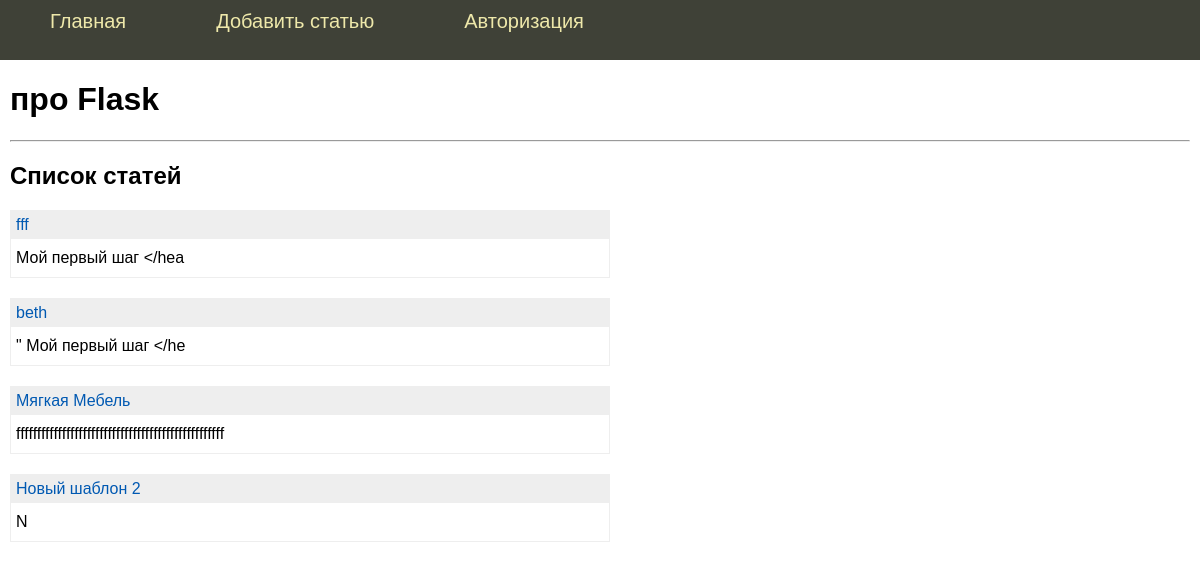
The page / on the database its author committed.
### tables this page shows
CREATE TABLE mainmenu (
id integer PRIMARY KEY autoincrement,
title text NOT NULL,
url text NOT NULL
);

CREATE TABLE posts (
id integer PRIMARY KEY AUTOINCREMENT,
title text NOT NULL,
text text NOT NULL,
url text NOT NULL,
time integer NOT NULL
);

### flsite.py (the view)
@app.route("/")
def index():
    return render_template('index.html', menu=dbase.getMenu(), posts=dbase.getPostsAnonce())

### FDataBase.py (called while the page is built)
    def getMenu(self):
        sql = '''SELECT * FROM mainmenu'''
        try:
            self.__cur.execute(sql)
            res = self.__cur.fetchall()
            if res:
                return res
        except:
            print("Ошибка чтения из БД")
        return []

    def getPostsAnonce(self):
        try:
            self.__cur.execute(f"SELECT id, title, text, url FROM posts ORDER BY time DESC")
            res = self.__cur.fetchall()
            if res: return res
        except sqlite3.Error as e:
            print("Ошибка получения статьи из БД "+str(e))
        return []

### flsite.py (called while the page is built)
def connect_db():
    conn = sqlite3.connect(app.config['DATABASE'])
    conn.row_factory = sqlite3.Row
    return conn

def get_db():
    if not hasattr(g, 'link_db'):
        g.link_db = connect_db()
    return g.link_db

@app.before_request
def before_request():
    global dbase
    db = get_db()
    dbase = FDataBase(db)

### templates/index.html
{% extends 'base.html' %}
{% block content %}
{{ super() }}
<hr>
<h2>Список статей</h2>
<ul class="list-posts">
{% for p in posts %}
<li>
<p class="title"><a href="{{ url_for('showPost', alias=p.url)}}">{{p.title}}</a></p>
<p class="annonce">{{ p.text[:50] | striptags }}</p>
</li>
{% endfor %}
</ul>
{% endblock %}

### templates/base.html (shortened to what this page needs)
<!DOCTYPE html>
<html lang="ru">
<head>
<link type="text/css" href="{{ url_for('static', filename='css/styles.css')}}" rel="stylesheet" />
</head>
<body>
{% block content -%}
    {% block mainmenu %}
<ul class="mainmenu">
    {% for p in menu %}
    <li><a href="{{p.url}}">{{p.title}}</a></li>
    {% endfor %}
</ul>
    {% endblock mainmenu %}
<div class="content">
    {% if  title -%}
<h1>{{title}}</h1>
    {% else -%}
<h1>про Flask</h1>
    {% endif %}
{% endblock -%}
</body>
</html>

### static/css/styles.css (style rules this page uses)
html, body { font-family: 'Arial'; margin: 0; padding: auto; height: 100%; width: 100%; }
a { color: #0059b2; text-decoration: none; }
ul.mainmenu { list-style: none; background: #3f4137; height: 60px; margin: 0; padding: 0%; color: #fdc073; font-size: 20px; overflow: hidden; }
ul.mainmenu li { float: left; margin: 10px 40px 0 50px; }
ul.mainmenu li a { color: PaleGoldenRod;; text-decoration: none; }
div.content { margin: 10px; }
ul.list-posts { list-style: none; margin: 0; padding: 0; max-width: 600px; }
ul.list-posts li { margin: 20px 0 0 0; border: 1px solid #eee; }
ul.list-posts .title { margin: 0; padding: 5px; background: #eee; }
ul.list-posts .annonce { margin: 0; padding: 10px 5px 10px 5px; }

### rows shown on the page
mainmenu: title "Главная"
mainmenu: title "Добавить статью"
mainmenu: title "Авторизация"
posts: title "fff", text "Мой первый шаг </hea"
posts: title "beth", text "\" Мой первый шаг </he"
posts: title "Мягкая Мебель", text "ffffffffffffffffffffffffffffffffffffffffffffffffff"
posts: title "Новый шаблон 2", text "N"
